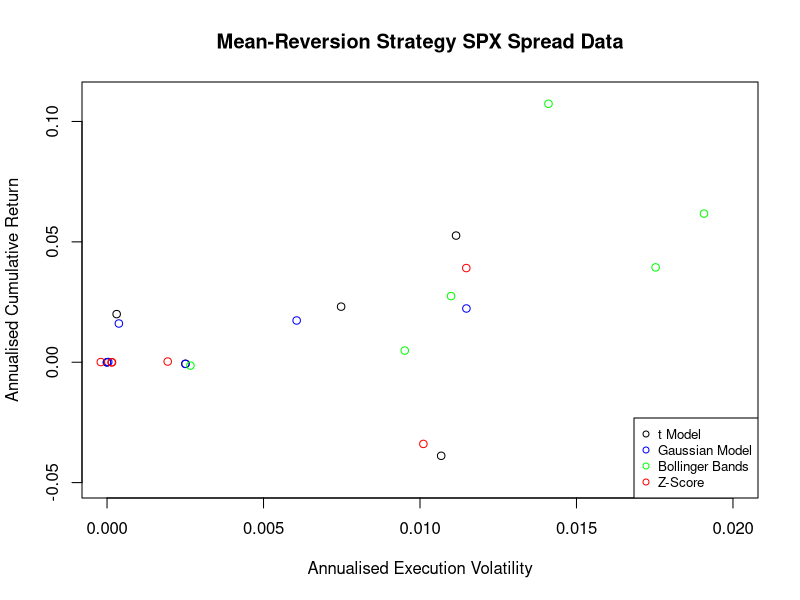
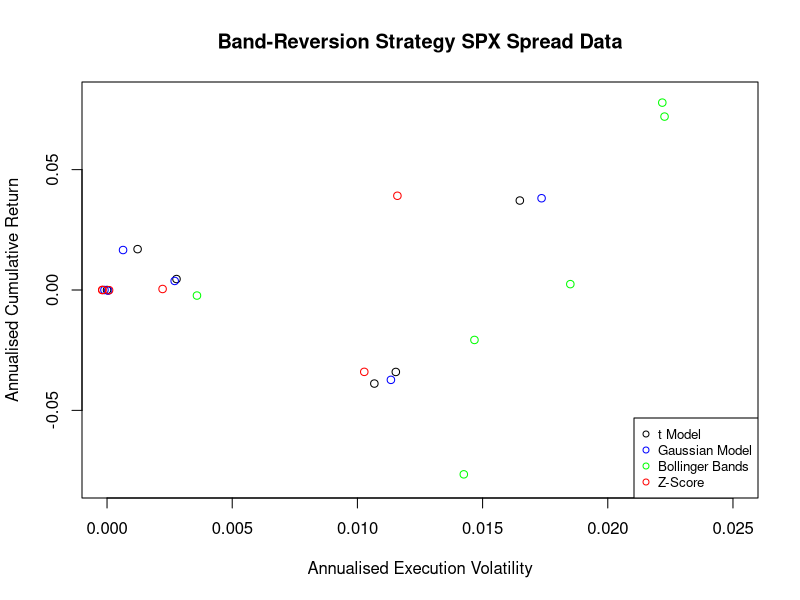
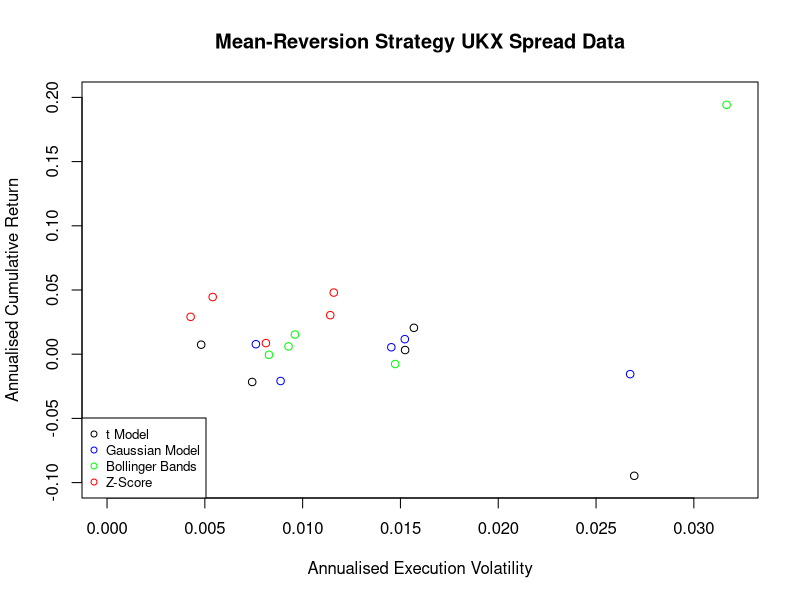
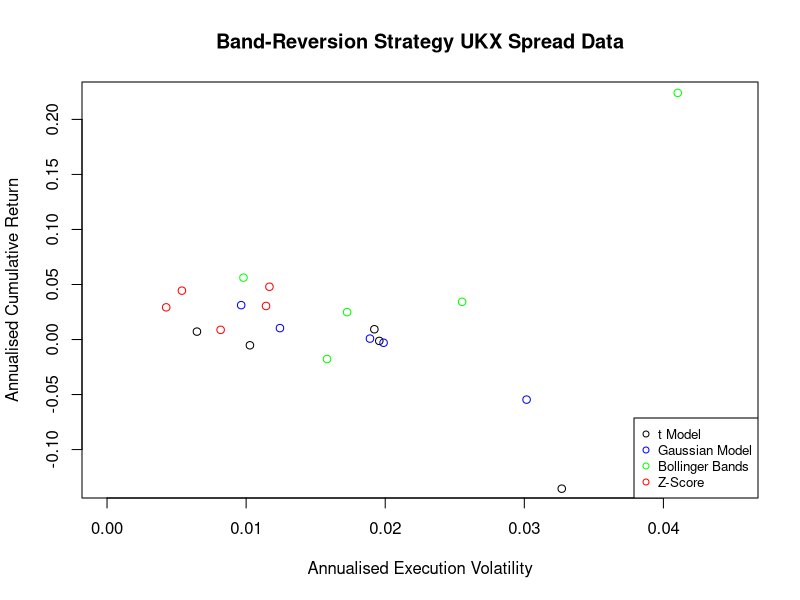
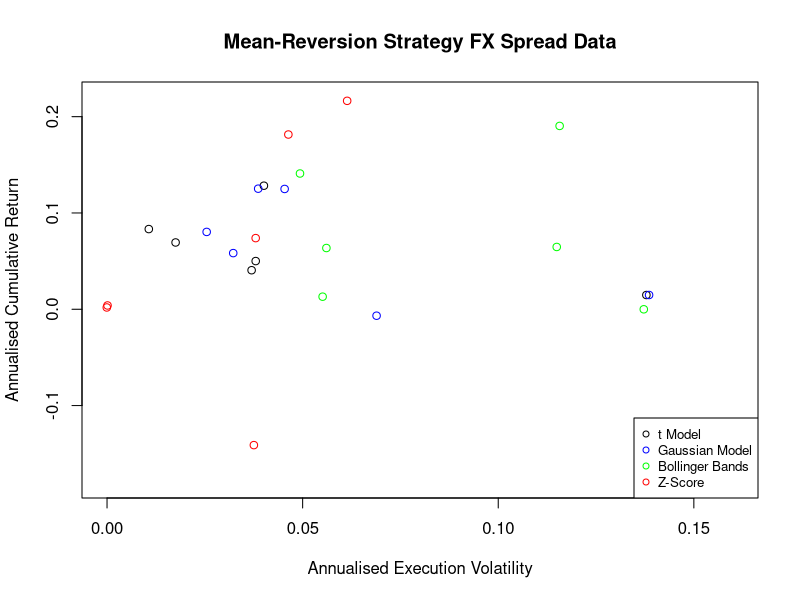
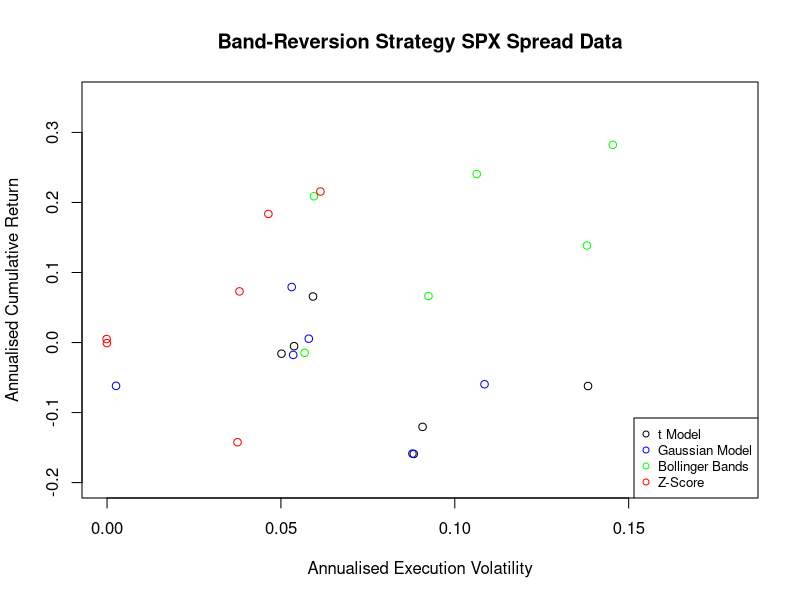

Write R code to recreate these figures, in order.
### RESULTS

factor_mag=0.2
factor_bb=9/4
factor_two=2

# SPX
# t-model
ret3s1=0.26302787*factor_mag; ret3s2=-0.1701991*factor_mag
trade3s1=4; trade3s2=0
vola3s1=0.05576258*factor_mag; vola3s2=0.05767008*factor_mag

ret9s1=-0.003201718*factor_mag; ret9s2=0.02276537*factor_mag
trade9s1=1; trade9s2=1
vola9s1=0.01252656*factor_mag; vola9s2=0.01387169*factor_mag

ret11s1=0.1154271*factor_mag; ret11s2=0.1858135*factor_mag
trade11s1=5; trade11s2=3
vola11s1=0.03739819*factor_mag; vola11s2=0.08243626*factor_mag

ret17s1=0.0999404*factor_mag; ret17s2=0.0848594*factor_mag
trade17s1=1; trade17s2=1
vola17s1=0.00153398*factor_mag; vola17s2=0.006102428*factor_mag

ret31s1=0; ret31s2=0
trade31s1=0; trade31s2=0
vola31s1=0; vola31s2=0

ret45s1=-0.1943415*factor_mag; ret45s2=-0.1943415*factor_mag
trade45s1=0; trade45s2=0
vola45s1=0.0533842*factor_mag; vola45s2=0.0533842*factor_mag

# Gaussian-model
ret3s1_g=0.11190238*factor_mag; ret3s2_g=-0.18622192*factor_mag
trade3s1_g=5; trade3s2_g=0
vola3s1_g=0.05723273*factor_mag; vola3s2_g=0.05654003*factor_mag

ret9s1_g=-0.003312878*factor_mag; ret9s2_g=0.01948689*factor_mag
trade9s1_g=1; trade9s2_g=1
vola9s1_g=0.01245601*factor_mag; vola9s2_g=0.01325699*factor_mag

ret11s1_g=0.0870965*factor_mag; ret11s2_g=0.1867792*factor_mag
trade11s1_g=5; trade11s2_g=3
vola11s1_g=0.03040009*factor_mag; vola11s2_g=0.08740133*factor_mag

ret17s1_g=0.0809415*factor_mag; ret17s2_g=0.08026586*factor_mag
trade17s1_g=1; trade17s2_g=1
vola17s1_g=0.00163489*factor_mag; vola17s2_g=0.003394132*factor_mag

ret31s1_g=0; ret31s2_g=0
trade31s1_g=0; trade31s2_g=0
vola31s1_g=0; vola31s2_g=0

ret45s1_g=0; ret45s2_g=0
trade45s1_g=0; trade45s2_g=0
vola45s1_g=0; vola45s2_g=0

# Bollinger bands
ret3s1_bb=0.002609152*factor_bb; ret3s2_bb=-0.03420021*factor_bb
trade3s1_bb=2; trade3s2_bb=1
vola3s1_bb=0.004258048*factor_bb; vola3s2_bb=0.006331942*factor_bb

ret9s1_bb=-0.0003851668*factor_bb; ret9s2_bb=-0.0007584346*factor_bb
trade9s1_bb=5; trade9s2_bb=2
vola9s1_bb=0.00120138*factor_bb; vola9s2_bb=0.001589647*factor_bb

ret11s1_bb=0.04740633*factor_bb; ret11s2_bb=0.03492264*factor_bb
trade11s1_bb=4; trade11s2_bb=1
vola11s1_bb=0.006381572*factor_bb; vola11s2_bb=0.009852952*factor_bb

ret17s1_bb=0.02803031*factor_bb; ret17s2_bb=0.03201643*factor_bb
trade17s1_bb=5; trade17s2_bb=0
vola17s1_bb=0.00841921*factor_bb; vola17s2_bb=0.009895863*factor_bb

ret31s1_bb=0.01248983*factor_bb; ret31s2_bb=-0.009611625*factor_bb
trade31s1_bb=7; trade31s2_bb=2
vola31s1_bb=0.004993835*factor_bb; vola31s2_bb=0.006524315*factor_bb

ret45s1_bb=0.01709259*factor_bb; ret45s2_bb=0.001450348*factor_bb
trade45s1_bb=5; trade45s2_bb=3
vola45s1_bb=0.007847477*factor_bb; vola45s2_bb=0.008229475*factor_bb

# Z-Score
ret3z=-0.01697756*factor_two
trade3z=1
vola3z=0.00499066*factor_two

ret9z=0.0001767541*factor_two
trade9z=1
vola9z=0.001057063*factor_two

ret11z=0.01954738*factor_two
trade11z=1
vola11z=0.005745735*factor_two

ret17z=0
trade17z=0
vola17z=0

ret31z=0
trade31z=0
vola31z=0

ret45z=0
trade45z=0
vola45z=0

###
strat1_ret=c(ret3s1,ret9s1,ret11s1,ret17s1,ret31s1,ret45s1)
strat1_ret_g=c(ret3s1_g,ret9s1_g,ret11s1_g,ret17s1_g,ret31s1_g,ret45s1_g)
strat1_ret_bb=c(ret3s1_bb,ret9s1_bb,ret11s1_bb,ret17s1_bb,ret31s1_bb,ret45s1_bb)
z_score_ret=c(ret3z,ret9z,ret11z,ret17z,ret31z,ret45z)

strat1_vola=c(vola3s1,vola9s1,vola11s1,vola17s1,vola31s1,vola45s1)
strat1_vola_g=c(vola3s1_g,vola9s1_g,vola11s1_g,vola17s1_g,vola31s1_g,vola45s1_g)
strat1_vola_bb=c(vola3s1_bb,vola9s1_bb,vola11s1_bb,vola17s1_bb,vola31s1_bb,vola45s1_bb)
z_score_vola=c(vola3z,vola9z,vola11z,vola17z,vola31z,vola45z)

plot(strat1_vola,strat1_ret,xlab="Annualised Execution Volatility",ylab="Annualised Cumulative Return",main="Mean-Reversion Strategy SPX Spread Data",ylim=c(-0.05,0.11),xlim=c(0,0.02))
points(jitter(strat1_vola_g),jitter(strat1_ret_g),col="blue")
points(jitter(strat1_vola_bb),jitter(strat1_ret_bb),col="green")
points(jitter(z_score_vola),jitter(z_score_ret),col="red")
legend("bottomright",c("t Model","Gaussian Model","Bollinger Bands","Z-Score"),pch=1,col=c("black","blue","green","red"),cex=0.8)

###
strat2_ret=c(ret3s2,ret9s2,ret11s2,ret17s2,ret31s2,ret45s2)
strat2_ret_g=c(ret3s2_g,ret9s2_g,ret11s2_g,ret17s2_g,ret31s2_g,ret45s2_g)
strat2_ret_bb=c(ret3s2_bb,ret9s2_bb,ret11s2_bb,ret17s2_bb,ret31s2_bb,ret45s2_bb)
z_score_ret=c(ret3z,ret9z,ret11z,ret17z,ret31z,ret45z)

strat2_vola=c(vola3s2,vola9s2,vola11s2,vola17s2,vola31s2,vola45s2)
strat2_vola_g=c(vola3s2_g,vola9s2_g,vola11s2_g,vola17s2_g,vola31s2_g,vola45s2_g)
strat2_vola_bb=c(vola3s2_bb,vola9s2_bb,vola11s2_bb,vola17s2_bb,vola31s2_bb,vola45s2_bb)
z_score_vola=c(vola3z,vola9z,vola11z,vola17z,vola31z,vola45z)

plot(strat2_vola,strat2_ret,xlab="Annualised Execution Volatility",ylab="Annualised Cumulative Return",main="Band-Reversion Strategy SPX Spread Data",ylim=c(-0.08,0.08),xlim=c(0,0.025))
points(jitter(strat2_vola_g),jitter(strat2_ret_g),col="blue")
points(jitter(strat2_vola_bb),jitter(strat2_ret_bb),col="green")
points(jitter(z_score_vola),jitter(z_score_ret),col="red")
legend("bottomright",c("t Model","Gaussian Model","Bollinger Bands","Z-Score"),pch=1,col=c("black","blue","green","red"),cex=0.8)

###############################

# UKX
# t-model
ret2uks1=0.0161869*factor_mag; ret2uks2=-0.006335875*factor_mag
trade2uks1=17; trade2uks2=10
vola2uks1=0.07619458*factor_mag; vola2uks2=0.09786191*factor_mag

ret8uks1=-0.1081344*factor_mag; ret8uks2=-0.02622708*factor_mag
trade8uks1=16; trade8uks2=9
vola8uks1=0.03710263*factor_mag; vola8uks2=0.05136065*factor_mag

ret12uks1=-0.4735562*factor_mag; ret12uks2=-0.6776507*factor_mag
trade12uks1=22; trade12uks2=12
vola12uks1=0.1347666*factor_mag; vola12uks2=0.163455*factor_mag

ret16uks1=0.102737*factor_mag; ret16uks2=0.04664204*factor_mag
trade16uks1=12; trade16uks2=7
vola16uks1=0.07844268*factor_mag; vola16uks2=0.09609253*factor_mag

ret20uks1=0.03700255*factor_mag; ret20uks2=0.03592568*factor_mag
trade20uks1=4; trade20uks2=2
vola20uks1=0.02406473*factor_mag; vola20uks2=0.03231834*factor_mag

# Gaussian-model
ret2uks1_g=0.02517283*factor_mag; ret2uks2_g=-0.01790553*factor_mag
trade2uks1_g=17; trade2uks2_g=10
vola2uks1_g=0.07313537*factor_mag; vola2uks2_g=0.09910574*factor_mag

ret8uks1_g=-0.1032611*factor_mag; ret8uks2_g=0.1535554*factor_mag
trade8uks1_g=19; trade8uks2_g=16
vola8uks1_g=0.04475459*factor_mag; vola8uks2_g=0.0490194*factor_mag

ret12uks1_g=-0.07803151*factor_mag; ret12uks2_g=-0.2733168*factor_mag
trade12uks1_g=23; trade12uks2_g=16
vola12uks1_g=0.1335519*factor_mag; vola12uks2_g=0.151341*factor_mag

ret16uks1_g=0.05711912*factor_mag; ret16uks2_g=0.001024157*factor_mag
trade16uks1_g=12; trade16uks2_g=7
vola16uks1_g=0.07680783*factor_mag; vola16uks2_g=0.09474794*factor_mag

ret20uks1_g=0.03933864*factor_mag; ret20uks2_g=0.05399453*factor_mag
trade20uks1_g=13; trade20uks2_g=8
vola20uks1_g=0.03812538*factor_mag; vola20uks2_g=0.06173256*factor_mag

# Bollinger bands
ret2uks1_bb=-0.003396317*factor_bb; ret2uks2_bb=0.01054831*factor_bb
trade2uks1_bb=4; trade2uks2_bb=1
vola2uks1_bb=0.006543727*factor_bb; vola2uks2_bb=0.007716208*factor_bb

ret8uks1_bb=0.006222548*factor_bb; ret8uks2_bb=0.02429683*factor_bb
trade8uks1_bb=4; trade8uks2_bb=2
vola8uks1_bb=0.003676662*factor_bb; vola8uks2_bb=0.004384032*factor_bb

ret12uks1_bb=0.08579688*factor_bb; ret12uks2_bb=0.1002127*factor_bb
trade12uks1_bb=8; trade12uks2_bb=3
vola12uks1_bb=0.01409554*factor_bb; vola12uks2_bb=0.01834178*factor_bb

ret16uks1_bb=0.002762629*factor_bb; ret16uks2_bb=0.01460136*factor_bb
trade16uks1_bb=2; trade16uks2_bb=1
vola16uks1_bb=0.004149944*factor_bb; vola16uks2_bb=0.01149574*factor_bb

ret20uks1_bb=0.006788427*factor_bb; ret20uks2_bb=-0.007094596*factor_bb
trade20uks1_bb=4; trade20uks2_bb=1
vola20uks1_bb=0.004297121*factor_bb; vola20uks2_bb=0.006876809*factor_bb

# Z-Score
ret2ukz=0.01463852*factor_two
trade2ukz=1
vola2ukz=0.002150033*factor_two

ret8ukz=0.02217547*factor_two
trade8ukz=2
vola8ukz=0.002711626*factor_two

ret12ukz=0.0240503*factor_two
trade12ukz=1
vola12ukz=0.005817352*factor_two

ret16ukz=0.01517001*factor_two
trade16ukz=3
vola16ukz=0.005700138*factor_two

ret20ukz=0.004429708*factor_two
trade20ukz=1
vola20ukz=0.00408355*factor_two

###
strat1_ret_uk=c(ret2uks1,ret8uks1,ret12uks1,ret16uks1,ret20uks1)
strat1_ret_g_uk=c(ret2uks1_g,ret8uks1_g,ret12uks1_g,ret16uks1_g,ret20uks1_g)
strat1_ret_bb_uk=c(ret2uks1_bb,ret9s1_bb,ret12uks1_bb,ret16uks1_bb,ret20uks1_bb)
z_score_ret_uk=c(ret2ukz,ret8ukz,ret12ukz,ret16ukz,ret20ukz)

strat1_vola_uk=c(vola2uks1,vola8uks1,vola12uks1,vola16uks1,vola20uks1)
strat1_vola_g_uk=c(vola2uks1_g,vola8uks1_g,vola12uks1_g,vola16uks1_g,vola20uks1_g)
strat1_vola_bb_uk=c(vola2uks1_bb,vola8uks1_bb,vola12uks1_bb,vola16uks1_bb,vola20uks1_bb)
z_score_vola_uk=c(vola2ukz,vola8ukz,vola12ukz,vola16ukz,vola20ukz)

plot(strat1_vola_uk,strat1_ret_uk,xlab="Annualised Execution Volatility",ylab="Annualised Cumulative Return",main="Mean-Reversion Strategy UKX Spread Data",xlim=c(0,0.032),ylim=c(-0.1,0.2))
points(jitter(strat1_vola_g_uk),jitter(strat1_ret_g_uk),col="blue")
points(jitter(strat1_vola_bb_uk),jitter(strat1_ret_bb_uk),col="green")
points(jitter(z_score_vola_uk),jitter(z_score_ret_uk),col="red")
legend("bottomleft",c("t Model","Gaussian Model","Bollinger Bands","Z-Score"),pch=1,col=c("black","blue","green","red"),cex=0.8)

###
strat2_ret_uk=c(ret2uks2,ret8uks2,ret12uks2,ret16uks2,ret20uks2)
strat2_ret_g_uk=c(ret2uks2_g,ret8uks2_g,ret12uks2_g,ret16uks2_g,ret20uks2_g)
strat2_ret_bb_uk=c(ret2uks2_bb,ret8uks2_bb,ret12uks2_bb,ret16uks2_bb,ret20uks2_bb)
z_score_ret_uk=c(ret2ukz,ret8ukz,ret12ukz,ret16ukz,ret20ukz)

strat2_vola_uk=c(vola2uks2,vola8uks2,vola12uks2,vola16uks2,vola20uks2)
strat2_vola_g_uk=c(vola2uks2_g,vola8uks2_g,vola12uks2_g,vola16uks2_g,vola20uks2_g)
strat2_vola_bb_uk=c(vola2uks2_bb,vola8uks2_bb,vola12uks2_bb,vola16uks2_bb,vola20uks2_bb)
z_score_vola_uk=c(vola2ukz,vola8ukz,vola12ukz,vola16ukz,vola20ukz)

plot(strat2_vola_uk,strat2_ret_uk,xlab="Annualised Execution Volatility",ylab="Annualised Cumulative Return",main="Band-Reversion Strategy UKX Spread Data",ylim=c(-0.13,0.22),xlim=c(0,0.045))
points(jitter(strat2_vola_g_uk),jitter(strat2_ret_g_uk),col="blue")
points(jitter(strat2_vola_bb_uk),jitter(strat2_ret_bb_uk),col="green")
points(jitter(z_score_vola_uk),jitter(z_score_ret_uk),col="red")
legend("bottomright",c("t Model","Gaussian Model","Bollinger Bands","Z-Score"),pch=1,col=c("black","blue","green","red"),cex=0.8)

###
# FX
# t-model
ret99s1=0.02502479*factor_two; ret99s2=0.0328493*factor_two
trade99s1=4; trade99s2=1
vola99s1=0.01900125*factor_two; vola99s2=0.02961574*factor_two

ret00s1=0.007394985*factor_two; ret00s2=-0.03105211*factor_two
trade00s1=3; trade00s2=1
vola00s1=0.06893368*factor_two; vola00s2=0.06916108*factor_two

ret02s1=0.06415557*factor_two; ret02s2=-0.02609881*factor_mag
trade02s1=3; trade02s2=1
vola02s1=0.02004834*factor_two; vola02s2=0.0268948*factor_two

ret07s1=0.03467677*factor_two; ret07s2=-0.00797954*factor_two
trade07s1=2; trade07s2=0
vola07s1=0.008762801*factor_two; vola07s2=0.02508441*factor_two

ret09s1=0.02027058*factor_two; ret09s2=-0.06020404*factor_two
trade09s1=2; trade09s2=0
vola09s1=0.01847837*factor_two; vola09s2=0.04536814*factor_two

ret12s1=0.04163803*factor_two; ret12s2=-0.07954737*factor_two
trade12s1=2; trade12s2=0
vola12s1=0.013568*factor_two; vola12s2=0.04409881*factor_two

# Gaussian-model
ret99s1_g=0.02917036*factor_two; ret99s2_g=-0.008923422*factor_two
trade99s1_g=2; trade99s2_g=1
vola99s1_g=0.01646956*factor_two; vola99s2_g=0.02674864*factor_two

ret00s1_g=0.007394985*factor_two; ret00s2_g=-0.03105211*factor_two
trade00s1_g=3; trade00s2_g=1
vola00s1_g=0.06893368*factor_two; vola00s2_g=0.06916108*factor_two

ret02s1_g=0.06244007*factor_two; ret02s2_g=0.03976952*factor_two
trade02s1_g=3; trade02s2_g=1
vola02s1_g=0.02253489*factor_two; vola02s2_g=0.02657524*factor_two

ret07s1_g=0.06260921*factor_two; ret07s2_g=0.002693786*factor_two
trade07s1_g=5; trade07s2_g=2
vola07s1_g=0.01982025*factor_two; vola07s2_g=0.02901575*factor_two

ret09s1_g=-0.003346411*factor_two; ret09s2_g=-0.02982698*factor_two
trade09s1_g=5; trade09s2_g=2
vola09s1_g=0.03496818*factor_two; vola09s2_g=0.05430604*factor_two

ret12s1_g=0.04017152*factor_two; ret12s2_g=-0.07954737*factor_two
trade12s1_g=2; trade12s2_g=0
vola12s1_g=0.01293872*factor_two; vola12s2_g=0.04388605*factor_two

# Bollinger bands
ret99s1_bb=0.06267696*factor_bb; ret99s2_bb=0.02985329*factor_bb
trade99s1_bb=4; trade99s2_bb=2
vola99s1_bb=0.02187219*factor_bb; vola99s2_bb=0.04103769*factor_bb

ret00s1_bb=-4.625104e-05*factor_bb; ret00s2_bb=0.06404183*factor_bb
trade00s1_bb=3; trade00s2_bb=1
vola00s1_bb=0.06091879*factor_bb; vola00s2_bb=0.06140447*factor_bb

ret02s1_bb=0.02829152*factor_bb; ret02s2_bb=-0.00800245*factor_bb
trade02s1_bb=3; trade02s2_bb=1
vola02s1_bb=0.02488473*factor_bb; vola02s2_bb=0.02530754*factor_bb

ret07s1_bb=0.005827422*factor_bb; ret07s2_bb=0.0899957*factor_bb
trade07s1_bb=3; trade07s2_bb=2
vola07s1_bb=0.0244336*factor_bb; vola07s2_bb=0.02650966*factor_bb

ret09s1_bb=0.02880289*factor_bb; ret09s2_bb=0.1285762*factor_bb
trade09s1_bb=4; trade09s2_bb=1
vola09s1_bb=0.05112254*factor_bb; vola09s2_bb=0.06476498*factor_bb

ret12s1_bb=0.08460031*factor_bb; ret12s2_bb=0.1086715*factor_bb
trade12s1_bb=4; trade12s2_bb=3
vola12s1_bb=0.05145464*factor_bb; vola12s2_bb=0.0472939*factor_bb

# Z-Score
ret99z=0.03880204*factor_two
trade99z=1
vola99z=0.019052*factor_two

ret00z=0
trade00z=0
vola00z=0

ret02z=-0.07213727*factor_two
trade02z=0
vola02z=0.01871216*factor_two

ret07z=0.08962868*factor_two
trade07z=2
vola07z=0.02319646*factor_two

ret09z=0.1064505*factor_two
trade09z=2
vola09z=0.03068225*factor_two

ret12z=0
trade12z=0
vola12z=0

###
strat1_ret_fx=c(ret99s1,ret00s1,ret02s1,ret07s1,ret09s1,ret12s1)
strat1_ret_g_fx=c(ret99s1_g,ret00s1_g,ret02s1_g,ret07s1_g,ret09s1_g,ret12s1_g)
strat1_ret_bb_fx=c(ret99s1_bb,ret00s1_bb,ret02s1_bb,ret07s1_bb,ret09s1_bb,ret12s1_bb)
z_score_ret_fx=c(ret99z,ret00z,ret02z,ret07z,ret09z,ret12z)

strat1_vola_fx=c(vola99s1,vola00s1,vola02s1,vola07s1,vola09s1,vola45s1)
strat1_vola_g_fx=c(vola99s1_g,vola00s1_g,vola02s1_g,vola07s1_g,vola09s1_g,vola12s1_g)
strat1_vola_bb_fx=c(vola99s1_bb,vola00s1_bb,vola02s1_bb,vola07s1_bb,vola09s1_bb,vola12s1_bb)
z_score_vola_fx=c(vola99z,vola00z,vola02z,vola07z,vola09z,vola12z)

plot(strat1_vola_fx,strat1_ret_fx,xlab="Annualised Execution Volatility",ylab="Annualised Cumulative Return",main="Mean-Reversion Strategy FX Spread Data",ylim=c(-0.18,0.22),xlim=c(0,0.16))
points(jitter(strat1_vola_g_fx),jitter(strat1_ret_g_fx),col="blue")
points(jitter(strat1_vola_bb_fx),jitter(strat1_ret_bb_fx),col="green")
points(jitter(z_score_vola_fx),jitter(z_score_ret_fx),col="red")
legend("bottomright",c("t Model","Gaussian Model","Bollinger Bands","Z-Score"),pch=1,col=c("black","blue","green","red"),cex=0.8)

###
strat2_ret_fx=c(ret99s2,ret00s2,ret02s2,ret07s2,ret09s2,ret12s2)
strat2_ret_g_fx=c(ret99s2_g,ret00s2_g,ret02s2_g,ret07s2_g,ret09s2_g,ret12s2_g)
strat2_ret_bb_fx=c(ret99s2_bb,ret00s2_bb,ret02s2_bb,ret07s2_bb,ret09s2_bb,ret12s2_bb)
z_score_ret_fx=c(ret99z,ret00z,ret02z,ret07z,ret09z,ret12z)

strat2_vola_fx=c(vola99s2,vola00s2,vola02s2,vola07s2,vola09s2,vola12s2)
strat2_vola_g_fx=c(vola99s2_g,vola9s2_g,vola02s2_g,vola07s2_g,vola09s2_g,vola12s2_g)
strat2_vola_bb_fx=c(vola99s2_bb,vola00s2_bb,vola02s2_bb,vola07s2_bb,vola09s2_bb,vola12s2_bb)
z_score_vola_fx=c(vola99z,vola00z,vola02z,vola07z,vola09z,vola12z)

plot(strat2_vola_fx,strat2_ret_fx,xlab="Annualised Execution Volatility",ylab="Annualised Cumulative Return",main="Band-Reversion Strategy SPX Spread Data",ylim=c(-0.2,0.35),xlim=c(0,0.18))
points(jitter(strat2_vola_g_fx),jitter(strat2_ret_g_fx),col="blue")
points(jitter(strat2_vola_bb_fx),jitter(strat2_ret_bb_fx),col="green")
points(jitter(z_score_vola_fx),jitter(z_score_ret_fx),col="red")
legend("bottomright",c("t Model","Gaussian Model","Bollinger Bands","Z-Score"),pch=1,col=c("black","blue","green","red"),cex=0.8)

######################## TABLES ##########################

spx1=matrix(c(strat1_ret,strat1_ret_g,strat1_ret_bb,z_score_ret,strat1_vola,strat1_vola_g,strat1_vola_bb,z_score_vola),ncol=6,nrow=8,byrow=TRUE)
rownames(spx1)=c("Returns (t)","Returns (Gaussian)","Returns (Bollinger)","Returns (Z-Score)","Volatility (t)","Volatility (Gaussian)","Volatility (Bollinger)","Volatility (Z-Score)")
colnames(spx1)=c("1991","1995","1996","1999","2006","2013")

(spx1_table=as.table(spx1))

spx2=matrix(c(strat2_ret,strat2_ret_g,strat2_ret_bb,z_score_ret,strat2_vola,strat2_vola_g,strat2_vola_bb,z_score_vola),ncol=6,nrow=8,byrow=TRUE)
rownames(spx2)=c("Returns (t)","Returns (Gaussian)","Returns (Bollinger)","Returns (Z-Score)","Volatility (t)","Volatility (Gaussian)","Volatility (Bollinger)","Volatility (Z-Score)")
colnames(spx2)=c("1991","1995","1996","1999","2006","2013")

(spx2_table=as.table(spx2))

########################################################

ukx1=matrix(c(strat1_ret_uk,strat1_ret_g_uk,strat1_ret_bb_uk,z_score_ret_uk,strat1_vola_uk,strat1_vola_g_uk,strat1_vola_bb_uk,z_score_vola_uk),ncol=5,nrow=8,byrow=TRUE)
rownames(ukx1)=c("Returns (t)","Returns (Gaussian)","Returns (Bollinger)","Returns (Z-Score)","Volatility (t)","Volatility (Gaussian)","Volatility (Bollinger)","Volatility (Z-Score)")
colnames(ukx1)=c("2003","2006","2008","2011","2013")

(ukx1_table=as.table(ukx1))

ukx2=matrix(c(strat2_ret_uk,strat2_ret_g_uk,strat2_ret_bb_uk,z_score_ret_uk,strat2_vola_uk,strat2_vola_g_uk,strat2_vola_bb_uk,z_score_vola_uk),ncol=5,nrow=8,byrow=TRUE)
rownames(ukx2)=c("Returns (t)","Returns (Gaussian)","Returns (Bollinger)","Returns (Z-Score)","Volatility (t)","Volatility (Gaussian)","Volatility (Bollinger)","Volatility (Z-Score)")
colnames(ukx2)=c("2003","2006","2008","2011","2013")

(ukx2_table=as.table(ukx2))

#########################################################
fx1=matrix(c(strat1_ret_fx,strat1_ret_g_fx,strat1_ret_bb_fx,z_score_ret_fx,strat1_vola_fx,strat1_vola_g_fx,strat1_vola_bb_fx,z_score_vola_fx),ncol=6,nrow=8,byrow=TRUE)
rownames(fx1)=c("Returns (t)","Returns (Gaussian)","Returns (Bollinger)","Returns (Z-Score)","Volatility (t)","Volatility (Gaussian)","Volatility (Bollinger)","Volatility (Z-Score)")
colnames(fx1)=c("1999","2000","2002","2007","2009","2012")

(fx1_table=as.table(fx1))

fx2=matrix(c(strat2_ret_fx,strat2_ret_g_fx,strat2_ret_bb_fx,z_score_ret_fx,strat2_vola_fx,strat2_vola_g_fx,strat2_vola_bb_fx,z_score_vola_fx),ncol=6,nrow=8,byrow=TRUE)
rownames(fx2)=c("Returns (t)","Returns (Gaussian)","Returns (Bollinger)","Returns (Z-Score)","Volatility (t)","Volatility (Gaussian)","Volatility (Bollinger)","Volatility (Z-Score)")
colnames(fx2)=c("1999","2000","2002","2007","2009","2012")

(fx2_table=as.table(fx2))
